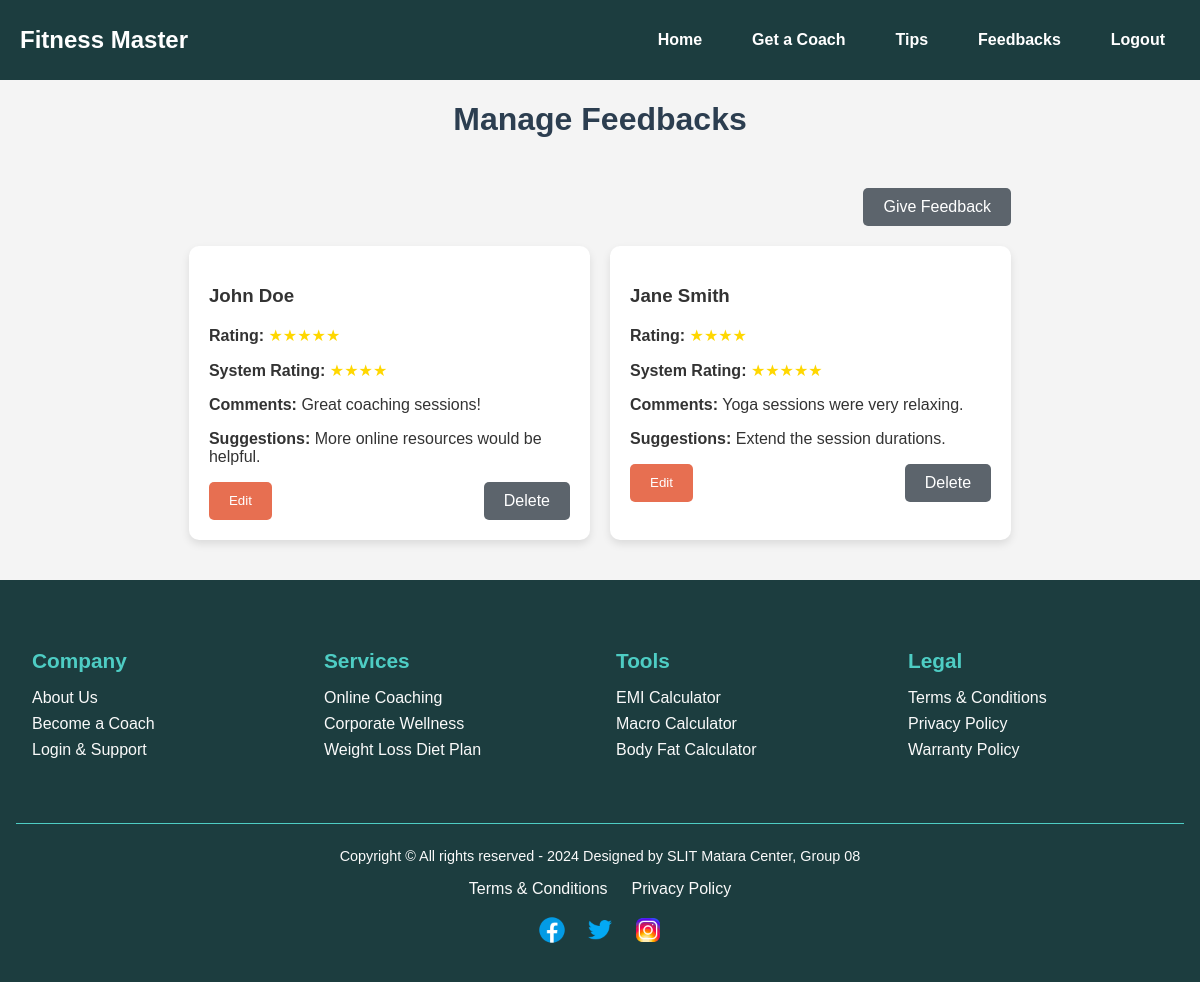
The page /manage_feedbacks.php on the database its author committed.
### tables this page shows
CREATE TABLE `feedbacks` (
  `feedback_id` INT(11) NOT NULL AUTO_INCREMENT,
  `user_id` INT(11) NOT NULL,
  `coach_id` INT(11) NOT NULL,
  `rating` INT(1) NOT NULL CHECK (`rating` >= 1 AND `rating` <= 5),
  `system_rating` INT(1) NOT NULL CHECK (`system_rating` >= 1 AND `system_rating` <= 5),
  `comments` TEXT,
  `improvement_suggestions` TEXT,
  `created_at` TIMESTAMP DEFAULT CURRENT_TIMESTAMP,
  `updated_at` TIMESTAMP DEFAULT CURRENT_TIMESTAMP ON UPDATE CURRENT_TIMESTAMP,
  PRIMARY KEY (`feedback_id`),
  FOREIGN KEY (`user_id`) REFERENCES `users`(`id`) ON DELETE CASCADE,
  FOREIGN KEY (`coach_id`) REFERENCES `coaches`(`coach_id`) ON DELETE CASCADE
);

CREATE TABLE `coaches` (
  `coach_id` INT(11) NOT NULL AUTO_INCREMENT,
  `name` VARCHAR(100) NOT NULL,
  `email` VARCHAR(100) NOT NULL UNIQUE,
  `specialization` VARCHAR(100) NOT NULL,
  `experience_years` INT(11) NOT NULL,
  `bio` TEXT,
  `phone_number` VARCHAR(20),
  `availability` VARCHAR(100),
  `created_at` TIMESTAMP DEFAULT CURRENT_TIMESTAMP,
  `updated_at` TIMESTAMP DEFAULT CURRENT_TIMESTAMP ON UPDATE CURRENT_TIMESTAMP,
  PRIMARY KEY (`coach_id`)
);

### manage_feedbacks.php (the view, shortened to what this page needs)
<?php
include("navbar.php");
include("db.php");
$sql = "SELECT f.*, u.name AS user_name, c.name AS coach_name
        FROM feedbacks f
        JOIN users u ON f.user_id = u.id
        JOIN coaches c ON f.coach_id = c.coach_id";
$result = $con->query($sql);
$feedbacks = [];
if ($result->num_rows > 0) {
    while ($row = $result->fetch_assoc()) {
        $feedbacks[] = $row;
    }
}
?>
<!DOCTYPE html>
<html lang="en">
<head>
    <link rel="stylesheet" href="./styles/feedbacks.css">
</head>
<body>
    <h1>Manage Feedbacks</h1>
    <div class="container">
        <div class="btn-container">
            <a href="add_feedback.php" class="btn">Give Feedback</a>
        </div>
        <div class="feedback-card-container">
            <div class="card-grid">
                <?php foreach ($feedbacks as $feedback) { ?>
                    <div class="feedback-card">
                        <div class="card-header">
                            <h3><?php echo htmlspecialchars($feedback['coach_name']); ?></h3>
                        </div>
                        <div class="card-body">
                            <p><strong>Rating:</strong> <span class="star-rating"><?php echo str_repeat("★", $feedback['rating']); ?></span></p>
                            <p><strong>System Rating:</strong> <span class="star-rating"><?php echo str_repeat("★", $feedback['system_rating']); ?></span></p>
                            <p><strong>Comments:</strong> <?php echo htmlspecialchars($feedback['comments']); ?></p>
                            <p><strong>Suggestions:</strong> <?php echo htmlspecialchars($feedback['improvement_suggestions']); ?></p>
                        </div>
                        <div class="card-footer">
                            <button class="btn edit" onclick="openEditModal(<?php echo htmlspecialchars(json_encode($feedback)); ?>)">Edit</button>
                            <a href="?delete_id=<?php echo $feedback['feedback_id']; ?>" class="btn delete" onclick="return confirm('Are you sure?');">Delete</a>
                        </div>
                    </div>
                <?php } ?>
            </div>
        </div>
    </div>
   <?php include 'footer.php'; ?>
</body>
</html>

### styles/feedbacks.css (style rules this page uses)
body { font-family: "Arial", sans-serif; background-color: #f4f4f4; color: #333; display: flex; flex-direction: column; min-height: 100vh; }
.container { max-width: 1200px; margin: auto; padding: 20px; flex: 1; }
h1 { text-align: center; margin-bottom: 30px; color: #2c3e50; }
.btn-container { display: flex; justify-content: flex-end; margin-bottom: 20px; }
.card-grid { display: flex; flex-wrap: wrap; justify-content: space-between; gap: 20px; }
.feedback-card-container { margin-top: 20px; }
.feedback-card { background-color: #fff; border-radius: 10px; box-shadow: 0 4px 8px rgba(0, 0, 0, 0.1); padding: 20px; margin-bottom: 20px; flex: 1 1 calc(33.333% - 20px); box-sizing: border-box; transition: transform 0.2s; min-width: 300px; }
.card-header { margin-bottom: 15px; }
.card-body { margin-bottom: 15px; }
.card-footer { display: flex; justify-content: space-between; }
.btn { background-color: #5c646c; color: #fff; padding: 10px 20px; border: none; border-radius: 5px; cursor: pointer; text-decoration: none; transition: background-color 0.3s; }
.btn.edit { background-color: #e76f51; }
.star-rating { color: gold; }

### rows shown on the page
feedbacks: coach.name "John Doe", rating "★★★★★", system_rating "★★★★", comments "Great coaching sessions!", improvement_suggestions "More online resources would be helpful."
feedbacks: coach.name "Jane Smith", rating "★★★★", system_rating "★★★★★", comments "Yoga sessions were very relaxing.", improvement_suggestions "Extend the session durations."
